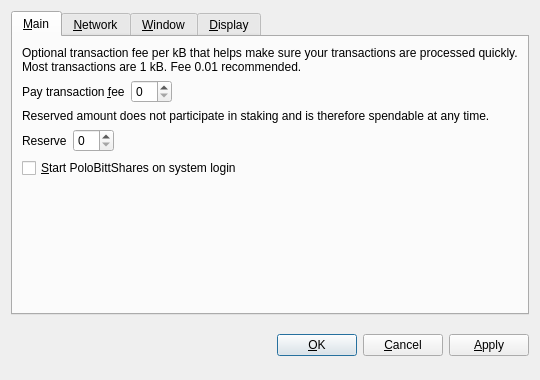
<?xml version="1.0" encoding="UTF-8"?>
<ui version="4.0">
 <class>OptionsDialog</class>
 <widget class="QDialog" name="OptionsDialog">
  <property name="geometry">
   <rect>
    <x>0</x>
    <y>0</y>
    <width>540</width>
    <height>380</height>
   </rect>
  </property>
  <property name="windowTitle">
   <string>Options</string>
  </property>
  <property name="styleSheet">
   <string notr="true">background-image: url(:/images/bg);</string>
  </property>
  <property name="modal">
   <bool>true</bool>
  </property>
  <layout class="QVBoxLayout" name="verticalLayout">
   <item>
    <widget class="QTabWidget" name="tabWidget">
     <property name="tabPosition">
      <enum>QTabWidget::North</enum>
     </property>
     <property name="currentIndex">
      <number>0</number>
     </property>
     <widget class="QWidget" name="tabMain">
      <attribute name="title">
       <string>&amp;Main</string>
      </attribute>
      <layout class="QVBoxLayout" name="verticalLayout_Main">
       <item>
        <widget class="QLabel" name="transactionFeeInfoLabel">
         <property name="text">
          <string>Optional transaction fee per kB that helps make sure your transactions are processed quickly. Most transactions are 1 kB. Fee 0.01 recommended.</string>
         </property>
         <property name="textFormat">
          <enum>Qt::PlainText</enum>
         </property>
         <property name="wordWrap">
          <bool>true</bool>
         </property>
        </widget>
       </item>
       <item>
        <layout class="QHBoxLayout" name="horizontalLayoutFee">
         <item>
          <widget class="QLabel" name="transactionFeeLabel">
           <property name="text">
            <string>Pay transaction &amp;fee</string>
           </property>
           <property name="textFormat">
            <enum>Qt::PlainText</enum>
           </property>
           <property name="buddy">
            <cstring>transactionFee</cstring>
           </property>
          </widget>
         </item>
         <item>
          <widget class="BitcoinAmountField" name="transactionFee"/>
         </item>
         <item>
          <spacer name="horizontalSpacerFee">
           <property name="orientation">
            <enum>Qt::Horizontal</enum>
           </property>
           <property name="sizeHint" stdset="0">
            <size>
             <width>40</width>
             <height>20</height>
            </size>
           </property>
          </spacer>
         </item>
        </layout>
       </item>
       <item>
        <widget class="QLabel" name="reserveBalanceInfoLabel">
         <property name="text">
          <string>Reserved amount does not participate in staking and is therefore spendable at any time.</string>
         </property>
         <property name="textFormat">
          <enum>Qt::PlainText</enum>
         </property>
         <property name="wordWrap">
          <bool>true</bool>
         </property>
        </widget>
       </item>
       <item>
        <layout class="QHBoxLayout" name="horizontalLayoutReserveBalance">
         <item>
          <widget class="QLabel" name="reserveBalanceLabel">
           <property name="text">
            <string>Reserve</string>
           </property>
           <property name="textFormat">
            <enum>Qt::PlainText</enum>
           </property>
           <property name="buddy">
            <cstring>reserveBalance</cstring>
           </property>
          </widget>
         </item>
         <item>
          <widget class="BitcoinAmountField" name="reserveBalance"/>
         </item>
         <item>
          <spacer name="horizontalSpacerReserveBalance">
           <property name="orientation">
            <enum>Qt::Horizontal</enum>
           </property>
           <property name="sizeHint" stdset="0">
            <size>
             <width>40</width>
             <height>20</height>
            </size>
           </property>
          </spacer>
         </item>
        </layout>
       </item>
       <item>
        <widget class="QCheckBox" name="bitcoinAtStartup">
         <property name="toolTip">
          <string>Automatically start PoloBittShares after logging in to the system.</string>
         </property>
         <property name="text">
          <string>&amp;Start PoloBittShares on system login</string>
         </property>
        </widget>
       </item>
       <item>
        <spacer name="verticalSpacer_Main">
         <property name="orientation">
          <enum>Qt::Vertical</enum>
         </property>
         <property name="sizeHint" stdset="0">
          <size>
           <width>20</width>
           <height>40</height>
          </size>
         </property>
        </spacer>
       </item>
      </layout>
     </widget>
     <widget class="QWidget" name="tabNetwork">
      <attribute name="title">
       <string>&amp;Network</string>
      </attribute>
      <layout class="QVBoxLayout" name="verticalLayout_Network">
       <item>
        <widget class="QCheckBox" name="mapPortUpnp">
         <property name="toolTip">
          <string>Automatically open the PoloBittShares client port on the router. This only works when your router supports UPnP and it is enabled.</string>
         </property>
         <property name="text">
          <string>Map port using &amp;UPnP</string>
         </property>
        </widget>
       </item>
       <item>
        <widget class="QCheckBox" name="connectSocks">
         <property name="toolTip">
          <string>Connect to the PoloBittShares network through a SOCKS proxy (e.g. when connecting through Tor).</string>
         </property>
         <property name="text">
          <string>&amp;Connect through SOCKS proxy:</string>
         </property>
        </widget>
       </item>
       <item>
        <layout class="QHBoxLayout" name="horizontalLayout_Network">
         <item>
          <widget class="QLabel" name="proxyIpLabel">
           <property name="text">
            <string>Proxy &amp;IP:</string>
           </property>
           <property name="textFormat">
            <enum>Qt::PlainText</enum>
           </property>
           <property name="buddy">
            <cstring>proxyIp</cstring>
           </property>
          </widget>
         </item>
         <item>
          <widget class="QValidatedLineEdit" name="proxyIp">
           <property name="maximumSize">
            <size>
             <width>140</width>
             <height>16777215</height>
            </size>
           </property>
           <property name="toolTip">
            <string>IP address of the proxy (e.g. 127.0.0.1)</string>
           </property>
          </widget>
         </item>
         <item>
          <widget class="QLabel" name="proxyPortLabel">
           <property name="text">
            <string>&amp;Port:</string>
           </property>
           <property name="textFormat">
            <enum>Qt::PlainText</enum>
           </property>
           <property name="buddy">
            <cstring>proxyPort</cstring>
           </property>
          </widget>
         </item>
         <item>
          <widget class="QLineEdit" name="proxyPort">
           <property name="maximumSize">
            <size>
             <width>55</width>
             <height>16777215</height>
            </size>
           </property>
           <property name="toolTip">
            <string>Port of the proxy (e.g. 9050)</string>
           </property>
          </widget>
         </item>
         <item>
          <widget class="QLabel" name="socksVersionLabel">
           <property name="text">
            <string>SOCKS &amp;Version:</string>
           </property>
           <property name="textFormat">
            <enum>Qt::PlainText</enum>
           </property>
           <property name="buddy">
            <cstring>socksVersion</cstring>
           </property>
          </widget>
         </item>
         <item>
          <widget class="QValueComboBox" name="socksVersion">
           <property name="toolTip">
            <string>SOCKS version of the proxy (e.g. 5)</string>
           </property>
          </widget>
         </item>
         <item>
          <spacer name="horizontalSpacer_Network">
           <property name="orientation">
            <enum>Qt::Horizontal</enum>
           </property>
           <property name="sizeHint" stdset="0">
            <size>
             <width>40</width>
             <height>20</height>
            </size>
           </property>
          </spacer>
         </item>
        </layout>
       </item>
       <item>
        <spacer name="verticalSpacer_Network">
         <property name="orientation">
          <enum>Qt::Vertical</enum>
         </property>
         <property name="sizeHint" stdset="0">
          <size>
           <width>20</width>
           <height>40</height>
          </size>
         </property>
        </spacer>
       </item>
      </layout>
     </widget>
     <widget class="QWidget" name="tabWindow">
      <attribute name="title">
       <string>&amp;Window</string>
      </attribute>
      <layout class="QVBoxLayout" name="verticalLayout_Window">
       <item>
        <widget class="QCheckBox" name="minimizeToTray">
         <property name="toolTip">
          <string>Show only a tray icon after minimizing the window.</string>
         </property>
         <property name="text">
          <string>&amp;Minimize to the tray instead of the taskbar</string>
         </property>
        </widget>
       </item>
       <item>
        <widget class="QCheckBox" name="minimizeOnClose">
         <property name="toolTip">
          <string>Minimize instead of exit the application when the window is closed. When this option is enabled, the application will be closed only after selecting Quit in the menu.</string>
         </property>
         <property name="text">
          <string>M&amp;inimize on close</string>
         </property>
        </widget>
       </item>
       <item>
        <spacer name="verticalSpacer_Window">
         <property name="orientation">
          <enum>Qt::Vertical</enum>
         </property>
         <property name="sizeHint" stdset="0">
          <size>
           <width>20</width>
           <height>40</height>
          </size>
         </property>
        </spacer>
       </item>
      </layout>
     </widget>
     <widget class="QWidget" name="tabDisplay">
      <attribute name="title">
       <string>&amp;Display</string>
      </attribute>
      <layout class="QVBoxLayout" name="verticalLayout_Display">
       <item>
        <layout class="QHBoxLayout" name="horizontalLayout_1_Display">
         <item>
          <widget class="QLabel" name="langLabel">
           <property name="text">
            <string>User Interface &amp;language:</string>
           </property>
           <property name="textFormat">
            <enum>Qt::PlainText</enum>
           </property>
           <property name="buddy">
            <cstring>lang</cstring>
           </property>
          </widget>
         </item>
         <item>
          <widget class="QValueComboBox" name="lang">
           <property name="toolTip">
            <string>The user interface language can be set here. This setting will take effect after restarting PoloBittShares.</string>
           </property>
          </widget>
         </item>
        </layout>
       </item>
       <item>
        <layout class="QHBoxLayout" name="horizontalLayout_2_Display">
         <item>
          <widget class="QLabel" name="unitLabel">
           <property name="text">
            <string>&amp;Unit to show amounts in:</string>
           </property>
           <property name="textFormat">
            <enum>Qt::PlainText</enum>
           </property>
           <property name="buddy">
            <cstring>unit</cstring>
           </property>
          </widget>
         </item>
         <item>
          <widget class="QValueComboBox" name="unit">
           <property name="toolTip">
            <string>Choose the default subdivision unit to show in the interface and when sending coins.</string>
           </property>
          </widget>
         </item>
        </layout>
       </item>
       <item>
        <widget class="QCheckBox" name="displayAddresses">
         <property name="toolTip">
          <string>Whether to show PoloBittShares addresses in the transaction list or not.</string>
         </property>
         <property name="text">
          <string>&amp;Display addresses in transaction list</string>
         </property>
        </widget>
       </item>
       <item>
        <widget class="QCheckBox" name="coinControlFeatures">
         <property name="toolTip">
          <string>Whether to show coin control features or not.</string>
         </property>
         <property name="text">
          <string>Display coin &amp;control features (experts only!)</string>
         </property>
        </widget>
       </item>
       <item>
        <spacer name="verticalSpacer_Display">
         <property name="orientation">
          <enum>Qt::Vertical</enum>
         </property>
         <property name="sizeHint" stdset="0">
          <size>
           <width>20</width>
           <height>40</height>
          </size>
         </property>
        </spacer>
       </item>
      </layout>
     </widget>
    </widget>
   </item>
   <item>
    <layout class="QHBoxLayout" name="horizontalLayout_Buttons">
     <item>
      <spacer name="horizontalSpacer_1">
       <property name="orientation">
        <enum>Qt::Horizontal</enum>
       </property>
       <property name="sizeHint" stdset="0">
        <size>
         <width>40</width>
         <height>48</height>
        </size>
       </property>
      </spacer>
     </item>
     <item>
      <widget class="QLabel" name="statusLabel">
       <property name="font">
        <font>
         <weight>75</weight>
         <bold>true</bold>
        </font>
       </property>
       <property name="text">
        <string/>
       </property>
       <property name="textFormat">
        <enum>Qt::PlainText</enum>
       </property>
       <property name="wordWrap">
        <bool>true</bool>
       </property>
      </widget>
     </item>
     <item>
      <spacer name="horizontalSpacer_2">
       <property name="orientation">
        <enum>Qt::Horizontal</enum>
       </property>
       <property name="sizeHint" stdset="0">
        <size>
         <width>40</width>
         <height>48</height>
        </size>
       </property>
      </spacer>
     </item>
     <item>
      <widget class="QPushButton" name="okButton">
       <property name="text">
        <string>&amp;OK</string>
       </property>
      </widget>
     </item>
     <item>
      <widget class="QPushButton" name="cancelButton">
       <property name="text">
        <string>&amp;Cancel</string>
       </property>
       <property name="autoDefault">
        <bool>false</bool>
       </property>
      </widget>
     </item>
     <item>
      <widget class="QPushButton" name="applyButton">
       <property name="text">
        <string>&amp;Apply</string>
       </property>
       <property name="autoDefault">
        <bool>false</bool>
       </property>
      </widget>
     </item>
    </layout>
   </item>
  </layout>
 </widget>
 <customwidgets>
  <customwidget>
   <class>BitcoinAmountField</class>
   <extends>QSpinBox</extends>
   <header>bitcoinamountfield.h</header>
   <container>1</container>
  </customwidget>
  <customwidget>
   <class>QValueComboBox</class>
   <extends>QComboBox</extends>
   <header>qvaluecombobox.h</header>
  </customwidget>
  <customwidget>
   <class>QValidatedLineEdit</class>
   <extends>QLineEdit</extends>
   <header>qvalidatedlineedit.h</header>
  </customwidget>
 </customwidgets>
 <resources/>
 <connections/>
</ui>
